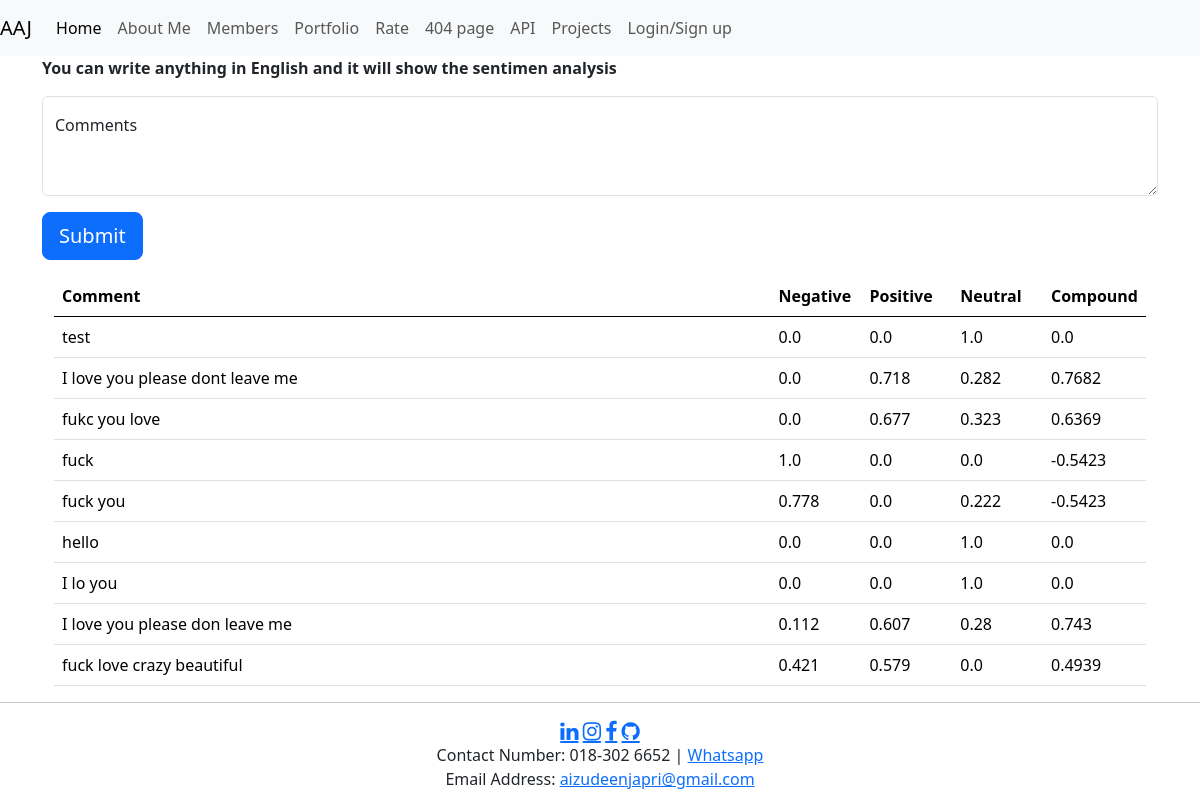
Page /analysis_main/project4 on the committed database.
### members/models.py (models this page shows)
class Sentimen(models.Model):
    comment = models.TextField()
    neg = models.CharField(max_length=255)
    neu = models.CharField(max_length=255)
    pos = models.CharField(max_length=255)
    compound = models.CharField(max_length=255)

### members/views.py (the view, shortened to what this page needs)
# urls.py: path('analysis_main/project4', views.project4, name='analysis4'),
def project4(request):
    sentimen = Sentimen.objects.all().values()
    form = MemberSentimen()
    context = {
        'sentimen' : sentimen,
        'form' : form
    }
    return  render(request, 'project 4.html', context)

### members/forms.py
class MemberSentimen(ModelForm):
    class Meta:
        model = Sentimen
        fields = '__all__'

### members/templates/project 4.html (shortened to what this page needs)
{% extends 'navbar.html' %}
{% block content %}
<div class="container">
  <p><strong>You can write anything in English and it will show the sentimen analysis</strong></p>
  <form method="post" action="">
      <div class="form-floating mb-3">
        <textarea class="form-control" name="comment" placeholder="Leave a comment here" id="id_comment" style="height: 100px" required></textarea>
        <label for="id_comment">Comments</label>
      </div>
      <input type="submit" class="btn btn-primary btn-lg">
  </form>
    <div class="container">
      <div>
      <table class="table table-hover" style="margin-top: 16px;">
        <tr style="border-bottom: 2px;">
          <th class="col-8">Comment</th>
          <th class="col-1">Negative</th>
          <th class="col-1">Positive</th>
          <th class="col-1">Neutral</th>
          <th class="col-1">Compound</th>
        </tr>
        {% for x in sentimen %}
        <tr>
          <td class="col-8">{{ x.comment }}</td>
          <td class="col-1">{{ x.neg }}</td>
          <td class="col-1">{{ x.pos }}</td>
          <td class="col-1">{{ x.neu }}</td>
          <td class="col-1">{{ x.compound }}</td>
          {% endfor %}
        </tr>
      </table>
    </div>
    </div>
</div>
{% include 'contact_details.html' %}
{% endblock %}

### members/templates/navbar.html (shortened to what this page needs)
<!DOCTYPE html>
<html>
    <head>
        <link rel="stylesheet" href="https://cdnjs.cloudflare.com/ajax/libs/font-awesome/4.7.0/css/font-awesome.min.css">
        {% load bootstrap5 %}
        {% bootstrap_css %}
    </head>
    <body>
        <nav class="navbar sticky-top navbar-expand-lg navbar-light bg-light">
            <a class="navbar-brand" href="#">AAJ</a>
            <div class="collapse navbar-collapse" id="navbarNavAltMarkup">
              <div class="navbar-nav">
                <a class="nav-item nav-link active" href="/">Home <span class="sr-only">(current)</span></a>
                <a class="nav-item nav-link" href="/about">About Me</a>
                <a class="nav-item nav-link" href="/members">Members</a>
                <a class="nav-item nav-link" href="/members/portfolio">Portfolio</a>
                <a class="nav-item nav-link" href="/members/rate">Rate</a>
                <a class="nav-item nav-link" href="/example">404 page</a>
                <a class="nav-item nav-link" href="/my_api">API</a>
                <a class="nav-item nav-link" href="/analysis_main">Projects</a>
                {% if request.user.is_authenticated %}
                <a class="nav-item nav-link float-right" href="/logout">Logout</a>
                {% else %}
                <a class="nav-item nav-link" href="/login">Login/Sign up</a>
                {% endif %}
              </div>
            </div>
          </nav>
          {% block content %}{% endblock %}

### members/templates/contact_details.html
<hr>
<div style="text-align:center;">
  <a href="https://www.linkedin.com/in/ahmad-aizudeen-japri-5461ba1a9/" target=blank class="fa fa-linkedin fa-lg"></a>
  <a href="https://www.instagram.com/aizudeen_japri/" target=blank class="fa fa-instagram fa-lg"></a>
  <a href="https://www.facebook.com/profile.php?id=100004511826643" target=blank class="fa fa-facebook fa-lg"></a>
  <a href="https://github.com/aizudeen11" target=blank class="fa fa-github fa-lg"></a>
</div>
<div style="text-align:center;">
  Contact Number: 018-302 6652 | <a target=blank href="http://wa.link/vdq4r3">Whatsapp</a>
  <br>
  Email Address: <a href="mailto:aizudeenjapri@gmail.com">aizudeenjapri@gmail.com</a>
</div>

### rows in the picture
Sentimen: comment "test", neg "0.0", pos "0.0", neu "1.0", compound "0.0"
Sentimen: comment "I love you please dont leave me", neg "0.0", pos "0.718", neu "0.282", compound "0.7682"
Sentimen: comment "fukc you love", neg "0.0", pos "0.677", neu "0.323", compound "0.6369"
Sentimen: comment "fuck", neg "1.0", pos "0.0", neu "0.0", compound "-0.5423"
Sentimen: comment "fuck you", neg "0.778", pos "0.0", neu "0.222", compound "-0.5423"
Sentimen: comment "hello", neg "0.0", pos "0.0", neu "1.0", compound "0.0"
Sentimen: comment "I lo you", neg "0.0", pos "0.0", neu "1.0", compound "0.0"
Sentimen: comment "I love you please don leave me", neg "0.112", pos "0.607", neu "0.28", compound "0.743"
Sentimen: comment "fuck love crazy beautiful", neg "0.421", pos "0.579", neu "0.0", compound "0.4939"
